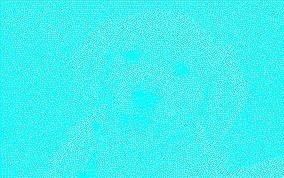
#> input picture Decomposition/hf1.jpg, 284 x 178 px
$ python generate_share.py
#> lines starting #> are read from the running program, lines starting #| are printed output that depends on the picture
## Generates shares from halftone images
from PIL import Image
import random
import sys
import numpy as np


image1 = Image.open("hf1.jpg")
#> image1 is the input picture: PIL image 284x178 CMYK; mean R, G, B 57.2, 255, 255
image1 = image1.convert('CMYK')

image2 = Image.open("hf2.jpg")
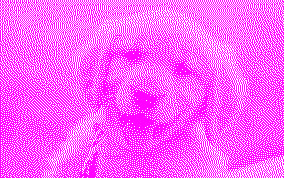
#> input picture Decomposition/hf2.jpg, 284 x 178 px
#> image2 is the input picture: PIL image 284x178 CMYK; mean R, G, B 255, 96.5, 255
image2 = image2.convert('CMYK')

image3 = Image.open("hf3.jpg")
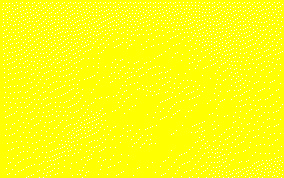
#> input picture Decomposition/hf3.jpg, 284 x 178 px
#> image3 is the input picture: PIL image 284x178 CMYK; mean R, G, B 255, 255, 16.4
image3 = image3.convert('CMYK')


share1 = Image.new("CMYK", [dimension * 2 for dimension in image1.size])
#> share1: PIL image 568x356 CMYK; every value is 255

share2 = Image.new("CMYK", [dimension * 2 for dimension in image2.size])

share3 = Image.new("CMYK", [dimension * 2 for dimension in image3.size])


for x in range(0, image1.size[0]):
    for y in range(0, image1.size[1]):
        pixelcolor = image1.getpixel((x, y))

        if pixelcolor[0]+pixelcolor[1]+pixelcolor[2] == 0:
            share1.putpixel((x * 2, y * 2), (255,0,0,0))
            share1.putpixel((x * 2 + 1, y * 2), (0,0,0,0))
            share1.putpixel((x * 2, y * 2 + 1), (0,0,0,0))
            share1.putpixel((x * 2 + 1, y * 2 + 1), (255,0,0,0))

        else:
            share1.putpixel((x * 2, y * 2), (0,0,0,0))
            share1.putpixel((x * 2 + 1, y * 2), (255,0,0,0))
            share1.putpixel((x * 2, y * 2 + 1), (255,0,0,0))
            share1.putpixel((x * 2 + 1, y * 2 + 1), (0,0,0,0))

        pixelcolor = image2.getpixel((x, y))

        if pixelcolor[0]+pixelcolor[1]+pixelcolor[2] == 0:
            share2.putpixel((x * 2, y * 2), (0,255,0,0))
            share2.putpixel((x * 2 + 1, y * 2), (0,0,0,0))
            share2.putpixel((x * 2, y * 2 + 1), (0,0,0,0))
            share2.putpixel((x * 2 + 1, y * 2 + 1), (0,255,0,0))

        else:
            share2.putpixel((x * 2, y * 2), (0,0,0,0))
            share2.putpixel((x * 2 + 1, y * 2), (0,255,0,0))
            share2.putpixel((x * 2, y * 2 + 1), (0,255,0,0))
            share2.putpixel((x * 2 + 1, y * 2 + 1), (0,0,0,0))

        pixelcolor = image3.getpixel((x, y))

        if pixelcolor[0]+pixelcolor[1]+pixelcolor[2] == 0:
            share3.putpixel((x * 2, y * 2), (0,0,255,0))
            share3.putpixel((x * 2 + 1, y * 2), (0,0,0,0))
            share3.putpixel((x * 2, y * 2 + 1), (0,0,0,0))
            share3.putpixel((x * 2 + 1, y * 2 + 1), (0,0,255,0))

        else:
            share3.putpixel((x * 2, y * 2), (0,0,0,0))
            share3.putpixel((x * 2 + 1, y * 2), (0,0,255,0))
            share3.putpixel((x * 2, y * 2 + 1), (0,0,255,0))
            share3.putpixel((x * 2 + 1, y * 2 + 1), (0,0,0,0))
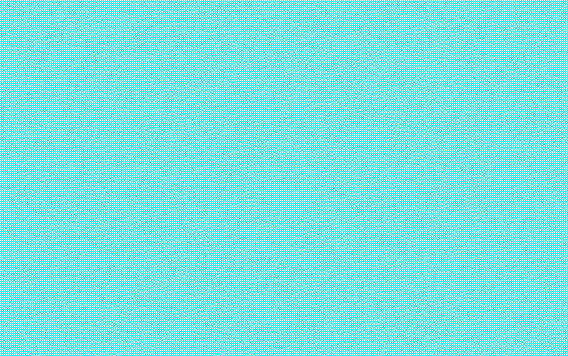
#> share1: PIL image 568x356 CMYK; mean R, G, B 127.5, 255, 255
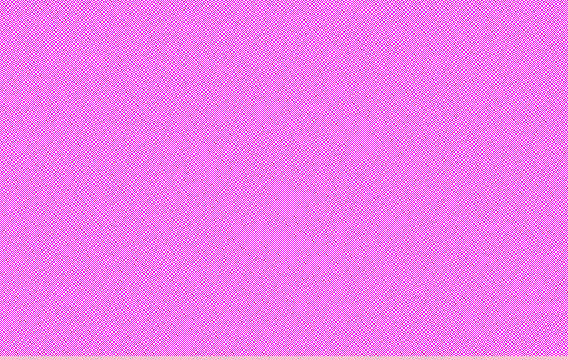
#> share2: PIL image 568x356 CMYK; mean R, G, B 255, 127.5, 255
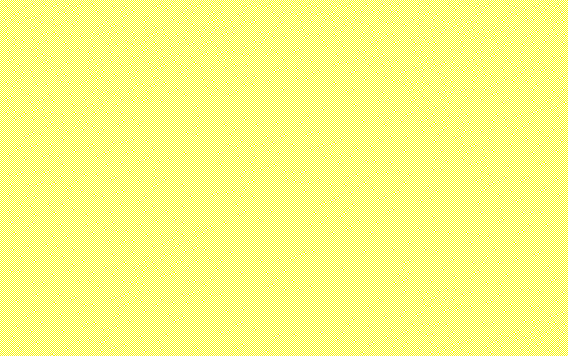
#> share3: PIL image 568x356 CMYK; mean R, G, B 255, 255, 127.5


share1.save('share1.jpg')
share2.save('share2.jpg')
share3.save('share3.jpg')
